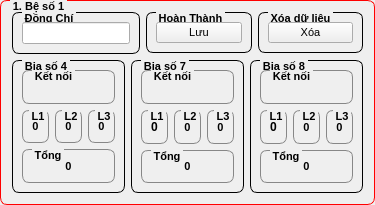
           <widget class="QGroupBox" name="groupBox_182">
            <property name="sizePolicy">
             <sizepolicy hsizetype="Preferred" vsizetype="Preferred">
              <horstretch>0</horstretch>
              <verstretch>0</verstretch>
             </sizepolicy>
            </property>
            <property name="styleSheet">
             <string notr="true">QGroupBox {
    border: 1px solid gray;
    border-radius: 7px;
    margin-top: 0.5em;
	font-size: 8pt ;
    font-weight: bold;
	border-color: rgb(255, 0, 0);
}

QGroupBox::title {
    subcontrol-origin: margin;
    left: 10px;
    padding: 0 0.5px 0 0.5px;
}</string>
            </property>
            <property name="title">
             <string>1. Bệ số 1</string>
            </property>
            <layout class="QVBoxLayout" name="verticalLayout_19">
             <item>
              <layout class="QHBoxLayout" name="horizontalLayout_50">
               <item>
                <widget class="QGroupBox" name="groupBox_185">
                 <property name="sizePolicy">
                  <sizepolicy hsizetype="Preferred" vsizetype="Preferred">
                   <horstretch>0</horstretch>
                   <verstretch>0</verstretch>
                  </sizepolicy>
                 </property>
                 <property name="styleSheet">
                  <string notr="true">QGroupBox {
    border: 1px solid gray;
    border-radius: 7px;
    margin-top: 0.7em;
	font-size: 8pt ;
    font-weight: bold;
	border-color: rgb(0, 0, 0);
}

QGroupBox::title {
    subcontrol-origin: margin;
    left: 10px;
    padding: 0 1px 0 1px;
}</string>
                 </property>
                 <property name="title">
                  <string>Đồng Chí</string>
                 </property>
                 <layout class="QHBoxLayout" name="horizontalLayout_29">
                  <item>
                   <widget class="QLineEdit" name="m_Zone_1_Name">
                    <property name="sizePolicy">
                     <sizepolicy hsizetype="Preferred" vsizetype="Fixed">
                      <horstretch>0</horstretch>
                      <verstretch>0</verstretch>
                     </sizepolicy>
                    </property>
                    <property name="font">
                     <font>
                      <pointsize>8</pointsize>
                     </font>
                    </property>
                   </widget>
                  </item>
                 </layout>
                </widget>
               </item>
               <item>
                <widget class="QGroupBox" name="groupBox_390">
                 <property name="sizePolicy">
                  <sizepolicy hsizetype="Preferred" vsizetype="Fixed">
                   <horstretch>0</horstretch>
                   <verstretch>0</verstretch>
                  </sizepolicy>
                 </property>
                 <property name="styleSheet">
                  <string notr="true">QGroupBox {
    border: 1px solid gray;
    border-radius: 7px;
    margin-top: 0.7em;
	font-size: 8pt ;
    font-weight: bold;
	border-color: rgb(0, 0, 0);
}

QGroupBox::title {
    subcontrol-origin: margin;
    left: 10px;
    padding: 0 1px 0 1px;
}</string>
                 </property>
                 <property name="title">
                  <string>Hoàn Thành</string>
                 </property>
                 <layout class="QHBoxLayout" name="horizontalLayout_51">
                  <item>
                   <widget class="QPushButton" name="m_Zone_1_Add">
                    <property name="font">
                     <font>
                      <pointsize>8</pointsize>
                     </font>
                    </property>
                    <property name="text">
                     <string>Lưu</string>
                    </property>
                    <property name="icon">
                     <iconset resource="icons.qrc">
                      <normaloff>:/icons/24/Add.png</normaloff>:/icons/24/Add.png</iconset>
                    </property>
                    <property name="iconSize">
                     <size>
                      <width>16</width>
                      <height>16</height>
                     </size>
                    </property>
                   </widget>
                  </item>
                 </layout>
                </widget>
               </item>
               <item>
                <widget class="QGroupBox" name="groupBox_391">
                 <property name="sizePolicy">
                  <sizepolicy hsizetype="Preferred" vsizetype="Fixed">
                   <horstretch>0</horstretch>
                   <verstretch>0</verstretch>
                  </sizepolicy>
                 </property>
                 <property name="styleSheet">
                  <string notr="true">QGroupBox {
    border: 1px solid gray;
    border-radius: 7px;
    margin-top: 0.7em;
	font-size: 8pt ;
    font-weight: bold;
	border-color: rgb(0, 0, 0);
}

QGroupBox::title {
    subcontrol-origin: margin;
    left: 10px;
    padding: 0 1px 0 1px;
}</string>
                 </property>
                 <property name="title">
                  <string>Xóa dữ liệu</string>
                 </property>
                 <layout class="QGridLayout" name="gridLayout_433">
                  <item row="0" column="0">
                   <widget class="QPushButton" name="m_Zone_1_Clear">
                    <property name="font">
                     <font>
                      <pointsize>8</pointsize>
                     </font>
                    </property>
                    <property name="text">
                     <string>Xóa</string>
                    </property>
                    <property name="icon">
                     <iconset resource="icons.qrc">
                      <normaloff>:/icons/24/Delete.png</normaloff>:/icons/24/Delete.png</iconset>
                    </property>
                    <property name="iconSize">
                     <size>
                      <width>16</width>
                      <height>16</height>
                     </size>
                    </property>
                   </widget>
                  </item>
                 </layout>
                </widget>
               </item>
              </layout>
             </item>
             <item>
              <layout class="QGridLayout" name="gridLayout_434">
               <item row="0" column="1">
                <widget class="QGroupBox" name="groupBox_392">
                 <property name="styleSheet">
                  <string notr="true">QGroupBox {
    border: 1px solid gray;
    border-radius: 7px;
    margin-top: 0.7em;
	font-size: 8pt ;
    font-weight: bold;
	border-color: rgb(0, 0, 0);
}

QGroupBox::title {
    subcontrol-origin: margin;
    left: 10px;
    padding: 0 0.5px 0 0.5px;
}</string>
                 </property>
                 <property name="title">
                  <string>Bia số 7</string>
                 </property>
                 <layout class="QGridLayout" name="gridLayout_435">
                  <item row="5" column="0">
                   <widget class="QGroupBox" name="groupBox_393">
                    <property name="styleSheet">
                     <string notr="true">QGroupBox {
    font-size: 8pt ;
	border-color: rgb(135, 135, 135);
}
</string>
                    </property>
                    <property name="title">
                     <string>Tổng</string>
                    </property>
                    <layout class="QGridLayout" name="gridLayout_436">
                     <item row="0" column="0">
                      <widget class="QLabel" name="m_Zone_1_T2_Value_Total">
                       <property name="font">
                        <font>
                         <pointsize>8</pointsize>
                         <weight>75</weight>
                         <bold>true</bold>
                        </font>
                       </property>
                       <property name="text">
                        <string>0</string>
                       </property>
                       <property name="alignment">
                        <set>Qt::AlignCenter</set>
                       </property>
                      </widget>
                     </item>
                    </layout>
                   </widget>
                  </item>
                  <item row="1" column="0">
                   <layout class="QGridLayout" name="gridLayout_437">
                    <item row="0" column="0">
                     <widget class="QGroupBox" name="groupBox_394">
                      <property name="font">
                       <font>
                        <pointsize>8</pointsize>
                        <weight>75</weight>
                        <bold>true</bold>
                       </font>
                      </property>
                      <property name="styleSheet">
                       <string notr="true">QGroupBox {
    font-size: 8pt ;
	border-color: rgb(135, 135, 135);
}

QGroupBox::title {
    subcontrol-origin: margin;
    left: 7px;
    padding: 0 1px 0 1px;
}</string>
                      </property>
                      <property name="title">
                       <string>L1</string>
                      </property>
                      <layout class="QGridLayout" name="gridLayout_438">
                       <item row="0" column="0">
                        <widget class="QLabel" name="m_Zone_1_T2_Value_1">
                         <property name="font">
                          <font>
                           <weight>75</weight>
                           <bold>true</bold>
                          </font>
                         </property>
                         <property name="text">
                          <string>0</string>
                         </property>
                         <property name="alignment">
                          <set>Qt::AlignCenter</set>
                         </property>
                        </widget>
                       </item>
                      </layout>
                     </widget>
                    </item>
                    <item row="0" column="1">
                     <widget class="QGroupBox" name="groupBox_395">
                      <property name="font">
                       <font>
                        <pointsize>8</pointsize>
                        <weight>75</weight>
                        <bold>true</bold>
                       </font>
                      </property>
                      <property name="styleSheet">
                       <string notr="true">QGroupBox {
    font-size: 8pt ;
	border-color: rgb(135, 135, 135);
}

QGroupBox::title {
    subcontrol-origin: margin;
    left: 7px;
    padding: 0 1px 0 1px;
}</string>
                      </property>
                      <property name="title">
                       <string>L2</string>
                      </property>
                      <layout class="QGridLayout" name="gridLayout_439">
                       <item row="0" column="0">
                        <widget class="QLabel" name="m_Zone_1_T2_Value_2">
                         <property name="font">
                          <font>
                           <pointsize>8</pointsize>
                           <weight>75</weight>
                           <bold>true</bold>
                          </font>
                         </property>
                         <property name="text">
                          <string>0</string>
                         </property>
                         <property name="alignment">
                          <set>Qt::AlignCenter</set>
                         </property>
                        </widget>
                       </item>
                      </layout>
                     </widget>
                    </item>
                    <item row="0" column="2">
                     <widget class="QGroupBox" name="groupBox_396">
                      <property name="styleSheet">
                       <string notr="true">QGroupBox {
    font-size: 8pt ;
	border-color: rgb(135, 135, 135);
}

QGroupBox::title {
    subcontrol-origin: margin;
    left: 7px;
    padding: 0 1px 0 1px;
}</string>
                      </property>
                      <property name="title">
                       <string>L3</string>
                      </property>
                      <layout class="QGridLayout" name="gridLayout_440">
                       <item row="0" column="0">
                        <widget class="QLabel" name="m_Zone_1_T2_Value_3">
                         <property name="font">
                          <font>
                           <pointsize>8</pointsize>
                           <weight>75</weight>
                           <bold>true</bold>
                          </font>
                         </property>
                         <property name="text">
                          <string>0</string>
                         </property>
                         <property name="alignment">
                          <set>Qt::AlignCenter</set>
                         </property>
                        </widget>
                       </item>
                      </layout>
                     </widget>
                    </item>
                   </layout>
                  </item>
                  <item row="0" column="0">
                   <widget class="QGroupBox" name="groupBox_397">
                    <property name="styleSheet">
                     <string notr="true">QGroupBox {
	border-color: rgb(135, 135, 135);
}
</string>
                    </property>
                    <property name="title">
                     <string>Kết nối</string>
                    </property>
                    <layout class="QGridLayout" name="gridLayout_441">
                     <item row="0" column="0">
                      <widget class="QLabel" name="m_Zone_1_T2_Status">
                       <property name="text">
                        <string/>
                       </property>
                       <property name="pixmap">
                        <pixmap resource="icons.qrc">:/icons/24/yellow.png</pixmap>
                       </property>
                       <property name="alignment">
                        <set>Qt::AlignCenter</set>
                       </property>
                      </widget>
                     </item>
                    </layout>
                   </widget>
                  </item>
                 </layout>
                </widget>
               </item>
               <item row="0" column="0">
                <widget class="QGroupBox" name="groupBox_398">
                 <property name="styleSheet">
                  <string notr="true">QGroupBox {
    border: 1px solid gray;
    border-radius: 7px;
    margin-top: 0.7em;
	font-size: 8pt ;
    font-weight: bold;
	border-color: rgb(0, 0, 0);
}

QGroupBox::title {
    subcontrol-origin: margin;
    left: 10px;
    padding: 0 1px 0 1px;
}</string>
                 </property>
                 <property name="title">
                  <string>Bia số 4</string>
                 </property>
                 <layout class="QGridLayout" name="gridLayout_442">
                  <item row="6" column="0">
                   <widget class="QGroupBox" name="groupBox_399">
                    <property name="font">
                     <font>
                      <pointsize>8</pointsize>
                      <weight>75</weight>
                      <bold>true</bold>
                     </font>
                    </property>
                    <property name="styleSheet">
                     <string notr="true">QGroupBox {
    font-size: 8pt ;
	border-color: rgb(135, 135, 135);
}
</string>
                    </property>
                    <property name="title">
                     <string>Tổng</string>
                    </property>
                    <layout class="QGridLayout" name="gridLayout_443">
                     <item row="0" column="0">
                      <widget class="QLabel" name="m_Zone_1_T1_Value_Total">
                       <property name="font">
                        <font>
                         <pointsize>8</pointsize>
                         <weight>75</weight>
                         <bold>true</bold>
                        </font>
                       </property>
                       <property name="text">
                        <string>0</string>
                       </property>
                       <property name="alignment">
                        <set>Qt::AlignCenter</set>
                       </property>
                      </widget>
                     </item>
                    </layout>
                   </widget>
                  </item>
                  <item row="0" column="0">
                   <layout class="QGridLayout" name="gridLayout_444">
                    <item row="0" column="0">
                     <widget class="QGroupBox" name="groupBox_400">
                      <property name="styleSheet">
                       <string notr="true">QGroupBox {
	border-color: rgb(135, 135, 135);
}
</string>
                      </property>
                      <property name="title">
                       <string>Kết nối</string>
                      </property>
                      <layout class="QGridLayout" name="gridLayout_445">
                       <item row="0" column="0">
                        <widget class="QLabel" name="m_Zone_1_T1_Status">
                         <property name="text">
                          <string/>
                         </property>
                         <property name="pixmap">
                          <pixmap resource="icons.qrc">:/icons/24/yellow.png</pixmap>
                         </property>
                         <property name="alignment">
                          <set>Qt::AlignCenter</set>
                         </property>
                        </widget>
                       </item>
                      </layout>
                     </widget>
                    </item>
                   </layout>
                  </item>
                  <item row="3" column="0">
                   <layout class="QGridLayout" name="gridLayout_446">
                    <item row="0" column="2">
                     <widget class="QGroupBox" name="groupBox_401">
                      <property name="font">
                       <font>
                        <pointsize>8</pointsize>
                        <weight>75</weight>
                        <bold>true</bold>
                       </font>
                      </property>
                      <property name="styleSheet">
                       <string notr="true">QGroupBox {
    font-size: 8pt ;
	border-color: rgb(135, 135, 135);
}

QGroupBox::title {
    subcontrol-origin: margin;
    left: 7px;
    padding: 0 1px 0 1px;
}</string>
                      </property>
                      <property name="title">
                       <string>L3</string>
                      </property>
                      <layout class="QGridLayout" name="gridLayout_447">
                       <item row="0" column="0">
                        <widget class="QLabel" name="m_Zone_1_T1_Value_3">
                         <property name="font">
                          <font>
                           <pointsize>8</pointsize>
                           <weight>75</weight>
                           <bold>true</bold>
                          </font>
                         </property>
                         <property name="text">
                          <string>0</string>
                         </property>
                         <property name="alignment">
                          <set>Qt::AlignCenter</set>
                         </property>
                        </widget>
                       </item>
                      </layout>
                     </widget>
                    </item>
                    <item row="0" column="0">
                     <widget class="QGroupBox" name="groupBox_402">
                      <property name="font">
                       <font>
                        <pointsize>8</pointsize>
                        <weight>75</weight>
                        <bold>true</bold>
                       </font>
                      </property>
                      <property name="styleSheet">
                       <string notr="true">QGroupBox {
    font-size: 8pt ;
	border-color: rgb(135, 135, 135);
}

QGroupBox::title {
    subcontrol-origin: margin;
    left: 7px;
    padding: 0 1px 0 1px;
}</string>
                      </property>
                      <property name="title">
                       <string>L1</string>
                      </property>
                      <layout class="QGridLayout" name="gridLayout_448">
                       <item row="0" column="0">
                        <widget class="QLabel" name="m_Zone_1_T1_Value_1">
                         <property name="font">
                          <font>
                           <pointsize>8</pointsize>
                           <weight>75</weight>
                           <bold>true</bold>
                          </font>
                         </property>
                         <property name="text">
                          <string>0</string>
                         </property>
                         <property name="alignment">
                          <set>Qt::AlignCenter</set>
                         </property>
                        </widget>
                       </item>
                      </layout>
                     </widget>
                    </item>
                    <item row="0" column="1">
                     <widget class="QGroupBox" name="groupBox_403">
                      <property name="font">
                       <font>
                        <pointsize>8</pointsize>
                        <weight>75</weight>
                        <bold>true</bold>
                       </font>
                      </property>
                      <property name="styleSheet">
                       <string notr="true">QGroupBox {
    font-size: 8pt ;
	border-color: rgb(135, 135, 135);
}

QGroupBox::title {
    subcontrol-origin: margin;
    left: 7px;
    padding: 0 1px 0 1px;
}</string>
                      </property>
                      <property name="title">
                       <string>L2</string>
                      </property>
                      <layout class="QGridLayout" name="gridLayout_449">
                       <item row="0" column="0">
                        <widget class="QLabel" name="m_Zone_1_T1_Value_2">
                         <property name="font">
                          <font>
                           <pointsize>8</pointsize>
                           <weight>75</weight>
                           <bold>true</bold>
                          </font>
                         </property>
                         <property name="text">
                          <string>0</string>
                         </property>
                         <property name="alignment">
                          <set>Qt::AlignCenter</set>
                         </property>
                        </widget>
                       </item>
                      </layout>
                     </widget>
                    </item>
                   </layout>
                  </item>
                 </layout>
                </widget>
               </item>
               <item row="0" column="2">
                <widget class="QGroupBox" name="groupBox_404">
                 <property name="styleSheet">
                  <string notr="true">QGroupBox {
    border: 1px solid gray;
    border-radius: 7px;
    margin-top: 0.7em;
	font-size: 8pt ;
    font-weight: bold;
	border-color: rgb(0, 0, 0);
}

QGroupBox::title {
    subcontrol-origin: margin;
    left: 10px;
    padding: 0 0.5px 0 0.5px;
}</string>
                 </property>
                 <property name="title">
                  <string>Bia số 8</string>
                 </property>
                 <layout class="QGridLayout" name="gridLayout_450">
                  <item row="0" column="1">
                   <widget class="QGroupBox" name="groupBox_405">
                    <property name="styleSheet">
                     <string notr="true">QGroupBox {
	border-color: rgb(135, 135, 135);
}
</string>
                    </property>
                    <property name="title">
                     <string>Kết nối</string>
                    </property>
                    <layout class="QGridLayout" name="gridLayout_451">
                     <item row="0" column="0">
                      <widget class="QLabel" name="m_Zone_1_T3_Status">
                       <property name="text">
                        <string/>
                       </property>
                       <property name="pixmap">
                        <pixmap resource="icons.qrc">:/icons/24/yellow.png</pixmap>
                       </property>
                       <property name="alignment">
                        <set>Qt::AlignCenter</set>
                       </property>
                      </widget>
                     </item>
                    </layout>
                   </widget>
                  </item>
                  <item row="5" column="1">
                   <widget class="QGroupBox" name="groupBox_406">
                    <property name="styleSheet">
                     <string notr="true">QGroupBox {
    font-size: 8pt ;
	border-color: rgb(135, 135, 135);
}
</string>
                    </property>
                    <property name="title">
                     <string>Tổng</string>
                    </property>
                    <layout class="QGridLayout" name="gridLayout_452">
                     <item row="0" column="0">
                      <widget class="QLabel" name="m_Zone_1_T3_Value_Total">
                       <property name="font">
                        <font>
                         <pointsize>8</pointsize>
                         <weight>75</weight>
                         <bold>true</bold>
                        </font>
                       </property>
                       <property name="text">
                        <string>0</string>
                       </property>
                       <property name="alignment">
                        <set>Qt::AlignCenter</set>
                       </property>
                      </widget>
                     </item>
                    </layout>
                   </widget>
                  </item>
                  <item row="1" column="1">
                   <layout class="QGridLayout" name="gridLayout_453">
                    <item row="0" column="0">
                     <widget class="QGroupBox" name="groupBox_407">
                      <property name="font">
                       <font>
                        <pointsize>8</pointsize>
                        <weight>75</weight>
                        <bold>true</bold>
                       </font>
                      </property>
                      <property name="styleSheet">
                       <string notr="true">QGroupBox {
    font-size: 8pt ;
	border-color: rgb(135, 135, 135);
}

QGroupBox::title {
    subcontrol-origin: margin;
    left: 7px;
    padding: 0 1px 0 1px;
}</string>
                      </property>
                      <property name="title">
                       <string>L1</string>
                      </property>
                      <layout class="QGridLayout" name="gridLayout_454">
                       <item row="0" column="0">
                        <widget class="QLabel" name="m_Zone_1_T3_Value_1">
                         <property name="font">
                          <font>
                           <weight>75</weight>
                           <bold>true</bold>
                          </font>
                         </property>
                         <property name="text">
                          <string>0</string>
                         </property>
                         <property name="alignment">
                          <set>Qt::AlignCenter</set>
                         </property>
                        </widget>
                       </item>
                      </layout>
                     </widget>
                    </item>
                    <item row="0" column="1">
                     <widget class="QGroupBox" name="groupBox_408">
                      <property name="font">
                       <font>
                        <pointsize>8</pointsize>
                        <weight>75</weight>
                        <bold>true</bold>
                       </font>
                      </property>
                      <property name="styleSheet">
                       <string notr="true">QGroupBox {
    font-size: 8pt ;
	border-color: rgb(135, 135, 135);
}

QGroupBox::title {
    subcontrol-origin: margin;
    left: 7px;
    padding: 0 1px 0 1px;
}</string>
                      </property>
                      <property name="title">
                       <string>L2</string>
                      </property>
                      <layout class="QGridLayout" name="gridLayout_455">
                       <item row="0" column="0">
                        <widget class="QLabel" name="m_Zone_1_T3_Value_2">
                         <property name="font">
                          <font>
                           <pointsize>8</pointsize>
                           <weight>75</weight>
                           <bold>true</bold>
                          </font>
                         </property>
                         <property name="text">
                          <string>0</string>
                         </property>
                         <property name="alignment">
                          <set>Qt::AlignCenter</set>
                         </property>
                        </widget>
                       </item>
                      </layout>
                     </widget>
                    </item>
                    <item row="0" column="2">
                     <widget class="QGroupBox" name="groupBox_409">
                      <property name="styleSheet">
                       <string notr="true">QGroupBox {
    font-size: 8pt ;
	border-color: rgb(135, 135, 135);
}

QGroupBox::title {
    subcontrol-origin: margin;
    left: 7px;
    padding: 0 1px 0 1px;
}</string>
                      </property>
                      <property name="title">
                       <string>L3</string>
                      </property>
                      <layout class="QGridLayout" name="gridLayout_456">
                       <item row="0" column="0">
                        <widget class="QLabel" name="m_Zone_1_T3_Value_3">
                         <property name="font">
                          <font>
                           <pointsize>8</pointsize>
                           <weight>75</weight>
                           <bold>true</bold>
                          </font>
                         </property>
                         <property name="text">
                          <string>0</string>
                         </property>
                         <property name="alignment">
                          <set>Qt::AlignCenter</set>
                         </property>
                        </widget>
                       </item>
                      </layout>
                     </widget>
                    </item>
                   </layout>
                  </item>
                 </layout>
                </widget>
               </item>
              </layout>
             </item>
            </layout>
           </widget>
